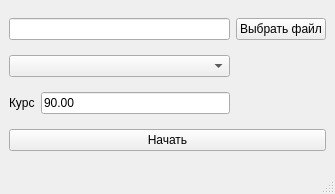
<?xml version="1.0" encoding="UTF-8"?>
<ui version="4.0">
 <class>MainWindow</class>
 <widget class="QMainWindow" name="MainWindow">
  <property name="geometry">
   <rect>
    <x>0</x>
    <y>0</y>
    <width>335</width>
    <height>194</height>
   </rect>
  </property>
  <property name="windowTitle">
   <string>MainWindow</string>
  </property>
  <widget class="QWidget" name="centralwidget">
   <property name="enabled">
    <bool>true</bool>
   </property>
   <layout class="QGridLayout" name="gridLayout">
    <item row="6" column="0" colspan="3">
     <widget class="QPushButton" name="RunScript">
      <property name="text">
       <string>Начать</string>
      </property>
     </widget>
    </item>
    <item row="0" column="2">
     <widget class="QPushButton" name="SelectFile">
      <property name="text">
       <string>Выбрать файл</string>
      </property>
     </widget>
    </item>
    <item row="0" column="0" colspan="2">
     <widget class="QLineEdit" name="filePath">
      <property name="readOnly">
       <bool>true</bool>
      </property>
     </widget>
    </item>
    <item row="5" column="1">
     <widget class="QLineEdit" name="KursEdit">
      <property name="enabled">
       <bool>true</bool>
      </property>
      <property name="text">
       <string>90.00</string>
      </property>
     </widget>
    </item>
    <item row="5" column="0">
     <widget class="QLabel" name="kursText">
      <property name="text">
       <string>Курс</string>
      </property>
     </widget>
    </item>
    <item row="1" column="0" colspan="2">
     <widget class="QComboBox" name="comboBox"/>
    </item>
   </layout>
  </widget>
  <widget class="QMenuBar" name="menubar">
   <property name="geometry">
    <rect>
     <x>0</x>
     <y>0</y>
     <width>335</width>
     <height>26</height>
    </rect>
   </property>
  </widget>
  <widget class="QStatusBar" name="statusbar"/>
 </widget>
 <resources/>
 <connections/>
</ui>
